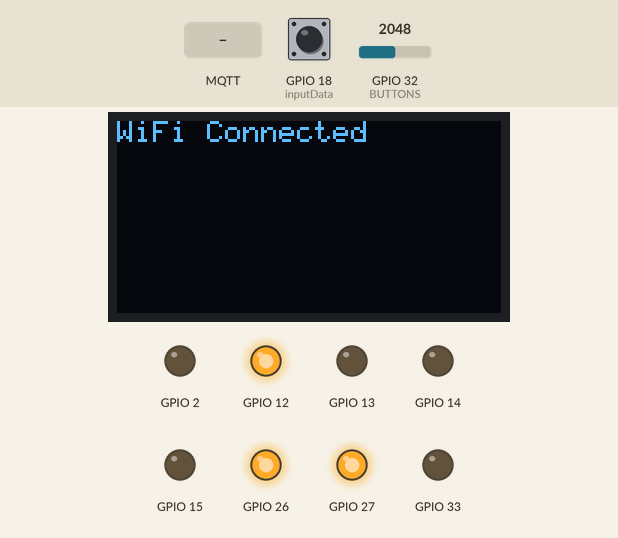
The sketch below on a simulated ESP32. On the bench: 128×64 one-colour display, output pins drawn as LEDs (lit = HIGH). The inputs (shaded band) are chosen by the test bench; at power-on: GPIO 18 (inputData) HIGH, GPIO 32 (BUTTONS) = 2048. WiFi joins after 1.5 s; servers stay silent unless stated; EEPROM starts erased; no MQTT or app messages arrive unless stated; what the sketch prints to the serial monitor is not drawn.

Above: at 3.2 s.
3.3 s: MQTT message "none" arrives on the first subscribed topic
At 5.01 s:
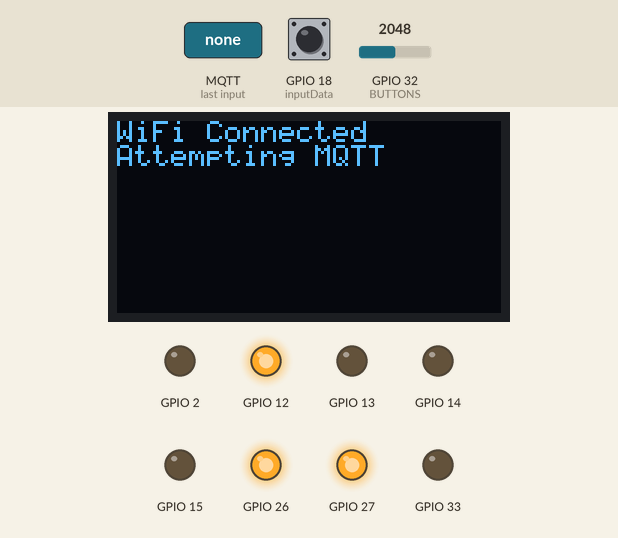
At 6.0 s:
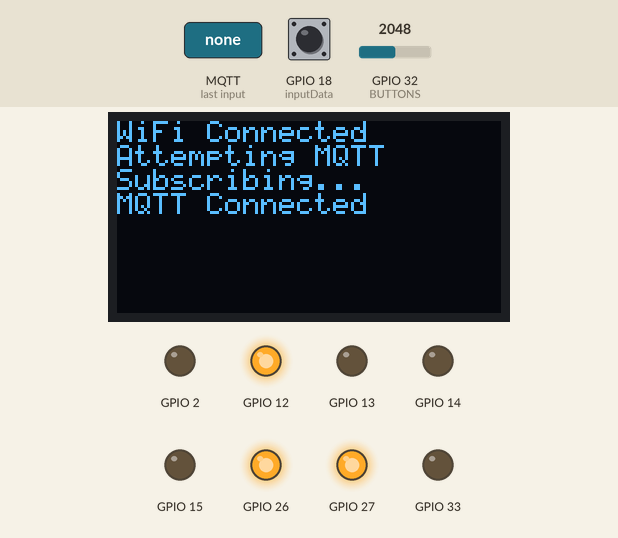
6.3 s: MQTT message "inFive/1" arrives on the first subscribed topic
7.8 s: MQTT message "inSix/1" arrives on the first subscribed topic
Timing chart, 0 to 10.8 s (numbered marks = the images above; inputs shaded):
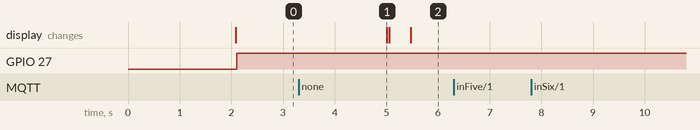

The sketch:

1.4.ino
```cpp
#include <PubSubClient.h>
#include "WiFi.h"
#include "settings.hpp"
#include "outputs.hpp"
#include "inputs.hpp"
#include "wifi.hpp"
#include "main.h"
#include "mqttCommunication.h"

_Wifi Wifi;
_Output Output;
_Input Input;

//------------------------------------------------------------------------------
// Preprocessors
//------------------------------------------------------------------------------
#define DELAY_500MS pdMS_TO_TICKS(500)
// #define DELAY_10MS pdMS_TO_TICKS(10)

// WiFiClient espClient;
// PubSubClient client(espClient);

//------------------------------------------------------------------------------
// Local Variables
//------------------------------------------------------------------------------
unsigned long lastMsg = 0;
#define MSG_BUFFER_SIZE (50)
char msg[MSG_BUFFER_SIZE];
int value = 0;
int rpm = 0;
// Timer Variables
bool isTimerTwoExpired = true;
bool isTimerStartRequested = false;
// Variables
bool isMQTTConnectionEstablished = false;
bool isPublishInputMessageEnable = false;
bool isWiFiConnected = false;

//------------------------------------------------------------------------------
// Structs
//------------------------------------------------------------------------------
struct callbackStruct callback_data;
t_struct Time_t;
gUartMessage oledMessage;
Struct_Output outputDataCallback, outputStructDataInitialization;
Struct_MQTT mqttSendDataBuffer, mqttSendDataPeriodicBuffer, mqttSendInputMessage;

//------------------------------------------------------------------------------
// Timer Handlers
//------------------------------------------------------------------------------
TimerHandle_t timerTwoOneShotHandler = NULL;

//------------------------------------------------------------------------------
// Task Prototypes
//------------------------------------------------------------------------------
void InitializationTask(void *pvParam);
void OutputTask(void *pvParam);
void MQTT_Task(void *pvParam);
void OLED_DisplayTask(void *pvParam);
void CallbackTask(void *pvParam);
void InputTask(void *pvParam);

//------------------------------------------------------------------------------
// Task Handlers
//------------------------------------------------------------------------------
TaskHandle_t Initialization_Task_Handler, Input_Task_Handler, Output_Task_Handler, Display_Task_Handler;
TaskHandle_t MQTT_Task_Handler, Callback_Task_Handler;

//------------------------------------------------------------------------------
// Queues Handlers
//------------------------------------------------------------------------------
// MQTT Queue
QueueHandle_t mqttQueue;
// Handles for Queues
QueueHandle_t serialWriteQueue;
// oled Queue
QueueHandle_t oledQueue;
// output Queue
QueueHandle_t outputQueue;

//------------------------------------------------------------------------------
// This is the Setup Task for Arduino
//------------------------------------------------------------------------------
void setup() {
  uint8_t wifiReconnectStatic = 0;
  // put your setup code here, to run once:
  Serial.begin(115200);
  Wire.begin(SDA_PIN, SCL_PIN);  // this should be after Sensors.begin()
  // Initializing the peripherals
  MemoryInit();
  // Starting OLED Display
  BeginOledDisplay();
  // Starting outputs
  Output.begin();
  // Starting Inputs
  Input.begin();

#ifdef DYNAMIC_WIFI
  isWiFiConnected = Wifi.connect();
#else
  WiFi.mode(WIFI_STA);
  WiFi.begin(wifi_ssid, wifi_password);
  Serial.println("Connecting to WiFi..");
  while (WiFi.status() != WL_CONNECTED && wifiReconnectStatic < 10) {
    //    Serial.print(".");
        delay(1000);
    wifiReconnectStatic++;
  }
  SetIsWiFiConnected(true);
#endif
  Serial.println("Connected ");
  InitMQTTClient();

  // Creation of Queues
  serialWriteQueue = xQueueCreate(100, sizeof(gUartMessage));
  oledQueue = xQueueCreate(10, sizeof(gUartMessage));
  mqttQueue = xQueueCreate(200, sizeof(Struct_MQTT));
  outputQueue = xQueueCreate(100, sizeof(Struct_Output));

  // Creation of Timers
  timerTwoOneShotHandler = xTimerCreate("Timer two", pdMS_TO_TICKS(TIMER), 0, (void *)0, timerTwoCallback);

  // Initialization Task
  xTaskCreatePinnedToCore(InitializationTask, "Initialization Task", 5120, NULL, 5, &Initialization_Task_Handler, 0);
  // MQTT Task
  xTaskCreatePinnedToCore(MQTT_Task, "MQTT Task", 4096, NULL, 3, &MQTT_Task_Handler, 0);
  // Display Task
  xTaskCreatePinnedToCore(OLED_DisplayTask, "Display Oled Task", 2046, NULL, 3, &Display_Task_Handler, 0);
  // Input Task
  xTaskCreatePinnedToCore(InputTask, "Input Task", 5120, NULL, 3, &Input_Task_Handler, 0);
  // Output Task
  xTaskCreatePinnedToCore(OutputTask, "Output Task", 2048, NULL, 3, &Output_Task_Handler, 0);
  // Call back task
  xTaskCreatePinnedToCore(CallbackTask, "callback Task ", 2048, NULL, 3, &Callback_Task_Handler, 0);
  // Internet Task
}

void getUptime() {
  unsigned long timeNow;
  timeNow = millis();
  Time_t.upSeconds = timeNow / 1000;
  Time_t.seconds = Time_t.upSeconds % 60;
  Time_t.minutes = (Time_t.upSeconds / 60) % 60;
  Time_t.hours = (Time_t.upSeconds / (60 * 60)) % 24;
  Time_t.days = (Time_t.rollover * 50) + (Time_t.upSeconds / (60 * 60 * 24));  // 50 day rollover

  sprintf(Time_t.timeStr, "%02d %02d:%02d:%02d", Time_t.days, Time_t.hours, Time_t.minutes, Time_t.seconds);
  // Serial.println(Time_t.timeStr);  // Uncomment to serial print
}

void InitializationTask(void *pvParam) {
  //  Struct_MQTT mqttSendDataBuffer;
  Struct_Output outputStructData, outputStructDataInitialization;
  unsigned long periodicTimer = 0;
  unsigned long periodicTimerTwo = 0;
  unsigned long periodicTimerCheck;
  unsigned long periodicTimerOutput = 0;
  bool oledMessageAccessPointStartedSent = false;
  bool oledMessageWifiConnected = false;
  uint8_t index;
  char rpmChr[30];
  while (1) {
    periodicTimerCheck = millis();
    if (GetIsWiFiConnected()) {
      //  Serial.println(isTimerTwoExpired);
      if (periodicTimerCheck - periodicTimerTwo > PERIODIC_RECONNECT_TIMEOUT) {
        periodicTimerTwo = periodicTimerCheck;
        if (!GetMQTTClientConnectionStatus()) {
          MQTTreconnect();
        }
      }

      // client.loop();
      MQTTRefreshConnection();

      if (periodicTimerCheck - periodicTimer > PERIODIC_MESSAGE_TIMEOUT) {
        periodicTimer = periodicTimerCheck;
        getUptime();
        // Sending WiFi RSSI Value
        publishMQTTPeriodicMessage("wifi", Wifi.getRssiAsQuality());
        publishMQTTPeriodicMessage("uptime", Time_t.timeStr);

        snprintf(rpmChr, sizeof(rpmChr), "%d", rpm);
        publishMQTTPeriodicMessage("tacho", rpmChr);
      }
    }

    // updating the outputs
    if (periodicTimerCheck - periodicTimerOutput > TEN_MILL) {
      periodicTimerOutput = periodicTimerCheck;
      SendMessageToOutputTaskInit(UPDATE_OUT);
    }
    if ((Wifi.GetWiFiBlockingState() == false) && GetIsWiFiConnected() == false) {
      if (oledMessageAccessPointStartedSent == false)
      {
        SendOLEDMessageFromInit("Access Point Started");
        SendOLEDMessageFromInit("SSID: ESP32");
        SendOLEDMessageFromInit("IP: 192.168.4.1");
        oledMessageAccessPointStartedSent = true;
      }
      Wifi.process();
    }
    if (WiFi.status() == WL_CONNECTED) {
      if (oledMessageWifiConnected == false)
      {
        SendOLEDMessageFromInit("WiFi Connected");
        SetIsWiFiConnected(true);
        oledMessageWifiConnected = true;
      }
    }
    else
    {
      SetIsWiFiConnected(false);
      oledMessageWifiConnected = false;
    }
    vTaskDelay(pdMS_TO_TICKS(10));
  }
}


void OutputTask(void *pvParam) {

  Struct_Output outputStructData;
  int payloadDataAsInt;
  unsigned long timeNow;
  while (1) {
    if (xQueueReceive(outputQueue, (void *)&outputStructData, portMAX_DELAY) == pdTRUE) {
       Serial.println("Output Task Request");
      switch (outputStructData.ID) {
        case PROCESS_OUT:
          Output.process(outputStructData.topic, outputStructData.payload);
          break;

        case START_OUT:
          Output.start(outputStructData.payload);
          break;

        case STOP_OUT:
          Output.stop(outputStructData.payload);
          break;

        case UPDATE_OUT:
          Output.update();
          break;
      }
    }

    vTaskDelay(pdMS_TO_TICKS(10));
  }
}


void InputTask(void *pvParam) {
  Struct_Output outputQueueData;
  char inputMessage[100];
  bool check = true;
  uint8_t buttonCounter = 1;
  unsigned int revTime;
  unsigned long lastTachoTime = 0;
  unsigned long timeNow;
  bool inputBool = false;
  BaseType_t timerTwoState;
  bool pushed = false;
  unsigned long lastDebounceTime;
  int buttonValue, lastButtonValue;
  enum Button outputButton;
  // Timers
  bool timerOneOn = false;
  unsigned long timerOneStart = 0;
  while (1) {

    //------------------------------------------------------------------------------
    // Process Push Buttons
    //------------------------------------------------------------------------------

    timeNow = millis();
    buttonValue = analogRead(BUTTONS);
    //    Serial.print("AnalogRead: ");
    //    Serial.println(buttonValue);              // Uncomment to print button value
    if (buttonValue > lastButtonValue + 100 || buttonValue < lastButtonValue - 100) {  // if the button state has changed
      if (buttonValue == 0 && timeNow - lastDebounceTime > 5000) {        // If button is released after a long press
        Wifi.resetAP();
      }
      lastDebounceTime = timeNow;
    }

    if (buttonValue == 0) {
      pushed = false;  // Reset the button press
    }
    if ((timeNow - lastDebounceTime) > settings["debounce"]) {
      if (pushed == false && buttonValue > 0) {
        if (buttonValue > 3000 && buttonValue < 3600) {         // AE-01 Settings
          Serial.println("Button SELECT pressed");
          PublishMQTTInputMessage("button", "SELECT");
          pushed = true;
          outputButton = SELECT;

        } else if (buttonValue > 2000 && buttonValue < 2500) {  // AE-01 Settings
          Serial.println("Button DOWN pressed");
          PublishMQTTInputMessage("button", "DOWN");
          pushed = true;
          outputButton = DOWN;
        } else if (buttonValue > 1000 && buttonValue < 1700) {  // AE-01 Settings
          Serial.println("Button UP pressed");
          PublishMQTTInputMessage("button", "UP");
          pushed = true;
          outputButton = UP;
        }
      }
      else {
        outputButton = NONE;
        //  Serial.println("Button NONE");
      }
    }
    lastButtonValue = buttonValue;  // Update

    if (outputButton == SELECT || check) {
      SendMessageToOutputTask("output", "transZero", START_OUT);
    }

    //------------------------------------------------------------------------------
    // Process GPIO Inputs
    //------------------------------------------------------------------------------

    Input.update(inputMessage);
    if (strcmp(inputMessage, "none") != 0) {
      // Publish the input message first
      PublishMQTTInputMessage("input", inputMessage);

      if (strcmp(inputMessage, "inFive/1") == 0) {
        if (buttonCounter > 3) {
          buttonCounter = 1;
        }
        if (buttonCounter == 1) {
          SendMessageToOutputTask("output", "relayTwo", START_OUT);
        }
        if (buttonCounter == 2) {
          SendMessageToOutputTask("output", "relayThree", START_OUT);
        }
        if (buttonCounter == 3) {
          SendMessageToOutputTask("output", "relayFour", START_OUT);
        }
        buttonCounter++;
        if (settings["timerTwo"] > 0) {
          if (timerOneOn == false) {
            SendMessageToOutputTask("output", "transOne", STOP_OUT);
            timerOneOn = true;
            timerOneStart = timeNow;
          }
        }
      }

      if (strcmp(inputMessage, "inSix/1") == 0) {
        SendMessageToOutputTask("output", "transZero", START_OUT);
      }

      if (strcmp(inputMessage, "inOne/1") == 0) {
        SendMessageToOutputTask("output", "relayOne", START_OUT);
      }

      if (strcmp(inputMessage, "inSeven/1") == 0) {
        SendMessageToOutputTask("output", "relayZero", START_OUT);
      }

      // Calculate RPM
      if (strcmp(inputMessage, "inZero/1") == 0) {
        revTime = timeNow - lastTachoTime;  // Calculate millis per rev
        if (revTime >= 60000) {
          rpm = 0;  // Limit rpm to 0
        } else {
          rpm = 60000 / revTime;  // Convert to rpm
        }
        lastTachoTime = timeNow;  // Update timer
      }
    }

    //------------------------------------------------------------------------------
    // Process Timers
    //------------------------------------------------------------------------------
    if (timerOneOn == true) {
      if (timeNow - timerOneStart > settings["timerOne"]) {
        SendMessageToOutputTask("output", "transOne", START_OUT);
        timerOneOn = false;
      }
    }

    //    if ((isTimerTwoExpired == false) && (isTimerStartRequested == false)) {
    //      // Start the timer
    //      xTimerStart(timerTwoOneShotHandler, 1);
    //      isTimerStartRequested = true;
    //    }
    //
    if (isTimerTwoExpired == true) {
      SendMessageToOutputTask("output", "transOne", START_OUT);
      isTimerTwoExpired = false;
      isTimerStartRequested = false;
    }
    vTaskDelay(pdMS_TO_TICKS(10));
  }
}

void loop() {
}


void SendMessageToOutputTaskInit(enum enumOutTask y) {
  outputStructDataInitialization.ID = y;
  xQueueSend(outputQueue, (void *)&outputStructDataInitialization, portMAX_DELAY);
}


void SendMessageToOutputTask(char topic[], char payload[], enum enumOutTask x) {
  memset(outputDataCallback.topic, 0, 100);
  memset(outputDataCallback.payload, 0, 100);
  sprintf(outputDataCallback.topic, topic);
  sprintf(outputDataCallback.payload, payload);
  outputDataCallback.ID = x;
  xQueueSend(outputQueue, (void *)&outputDataCallback, portMAX_DELAY);
}

void PublishMQTTInputMessage(char topic[], char payload[]) {
  memset(mqttSendInputMessage.topic, 0, 100);
  memset(mqttSendInputMessage.payload, 0, 100);
  sprintf(mqttSendInputMessage.topic, topic);
  sprintf(mqttSendInputMessage.payload, payload);
  mqttSendInputMessage.ID = IDPUBLISHMQTT;
  if (GetIsWiFiConnected() == true) {
    xQueueSend(mqttQueue, (void *)&mqttSendInputMessage, portMAX_DELAY);
  }
}

void publishMQTTPeriodicMessage(char topic[], char payload[]) {
  memset(mqttSendDataPeriodicBuffer.topic, 0, 100);
  memset(mqttSendDataPeriodicBuffer.payload, 0, 100);
  sprintf(mqttSendDataPeriodicBuffer.topic, topic);
  sprintf(mqttSendDataPeriodicBuffer.payload, payload);
  mqttSendDataPeriodicBuffer.ID = IDPUBLISHMQTT;
  if (GetIsWiFiConnected() == true) {
    xQueueSend(mqttQueue, (void *)&mqttSendDataPeriodicBuffer, portMAX_DELAY);
  }
}

void publishMQTTMessage(char topic[], char payload[]) {
  memset(mqttSendDataBuffer.topic, 0, 100);
  memset(mqttSendDataBuffer.payload, 0, 100);
  sprintf(mqttSendDataBuffer.topic, topic);
  sprintf(mqttSendDataBuffer.payload, payload);
  mqttSendDataBuffer.ID = IDPUBLISHMQTT;
  if (GetIsWiFiConnected() == true) {
    xQueueSend(mqttQueue, (void *)&mqttSendDataBuffer, portMAX_DELAY);
  }
}

void SendOLEDMessageFromInit(char body[]) {
  sprintf(oledMessage.body, body);
  xQueueSend(oledQueue, (void *)&oledMessage, portMAX_DELAY);
}

void  SetPublishInputMessageEnable(bool value) {
  isPublishInputMessageEnable = value;
}

bool GetPublishInputMessageEnable(void)
{
  return isPublishInputMessageEnable;
}

bool GetIsWiFiConnected() {
  return isWiFiConnected;
}

void SetIsWiFiConnected(bool value) {
  isWiFiConnected = value;
}


void SetMQTTConnectionStatus(bool value) {
  isMQTTConnectionEstablished = value;
}

bool GetMQTTConnectionStatus(void) {
  return isMQTTConnectionEstablished;
}

// Timer Callbacks
void timerTwoCallback(TimerHandle_t timerTwoOneShotHandler) {
  // This is the Callback Function
  // The callback function is used to count the x number of seconds and signals the task if the timer expires
  //  Serial.println("Timer Expired");
  isTimerTwoExpired = true;
}
```

inputs.hpp
```cpp
#pragma once
#include "settings.hpp"

struct inputData {
  char* inputName;
  int inputPin;
  bool inputState;
  unsigned long inputStartTime;
}

#define NUM_INPUTS 8

inputData[NUM_INPUTS] = {
  "inZero", 18, false, 0,              // AE01 Pin 18,  AE01-R Pin 14
  "inOne", 39, false, 0,              // AE01 Pin 39,  AE01-R Pin 32
  "inTwo", 34, false, 0,              // AE01 Pin 34,  AE01-R Pin 21
  "inThree", 35, false, 0,              // AE01 Pin 35,  AE01-R Pin 22
  "inFour", 19, false, 0,              // AE01 Pin 19,  AE01-R Pin 33
  "inFive", 21, false, 0,              // AE01 Pin 21,  AE01-R Pin 34
  "inSix", 22, false, 0,              // AE01 Pin 22,  AE01-R Pin 35
  "inSeven", 23, false, 0              // AE01 Pin 23,  AE01-R Pin 25
};

class _Input {
  public:

    void begin() {
      // Set pinMode for all pins
      for (int i = 0; i < NUM_INPUTS; i++) {
        pinMode(inputData[i].inputPin, INPUT_PULLUP);
      }
    }

    bool state(char* messageName) {
      for (int i = 0; i < NUM_OUTPUTS; i++) {
        if (strcmp(messageName, inputData[i].inputName) == 0) {
          return inputData[i].inputState;
        }
      }
    }

    void update(char stringToReturn[]) {
      for (int i = 0; i < NUM_INPUTS; i++) {
        auto timeNow = millis();
        int inputReading = digitalRead(inputData[i].inputPin);
        // Check if digitalRead matches on state and that it is has been off before
        if (inputReading != inputData[i].inputState) {     // If pin is equal to triggered state
          inputData[i].inputStartTime = timeNow;  // start timer
        }
        // Check if still on after debounce time
        if (timeNow - inputData[i].inputStartTime >= settings["inputDelay"]) {
          inputData[i].inputState = !inputData[i].inputState;
          // Only print and publish if true
          //  if (inputData[i].inputState == true) {                 // Uncomment if true only needed
          char msg[32];
          snprintf(msg, sizeof msg, "%s/%d", inputData[i].inputName, inputData[i].inputState);          // Copy char array to a char pointer so return a pointer
          strcpy(stringToReturn, msg);
         // Serial.println(msg);
          return ;
        }

      }
      strcpy(stringToReturn, "none");
      return ;
    }

  public:

};

extern _Input Input;
```

Source omitted: MQTT_Communication.cpp (9743 bytes), main.h (3410 bytes), memory.hpp (2872 bytes), mqttCommunication.h (1186 bytes), oled.hpp (501 bytes), oledCommunication.cpp (664 bytes), outputs.hpp (3397 bytes), wifi.hpp (1802 bytes), settings.cpp (680 bytes), settings.hpp (112 bytes)

Measured:
- after the input at 6.3 s, every drawn part: stays the same
- after the input at 7.8 s, every drawn part: stays the same
